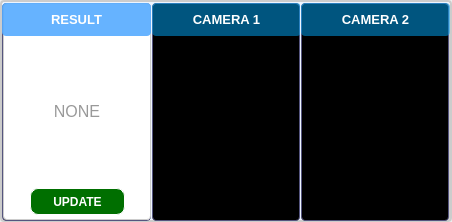
<?xml version="1.0" encoding="UTF-8"?>
<ui version="4.0">
 <class>MainWindow</class>
 <widget class="QMainWindow" name="MainWindow">
  <property name="geometry">
   <rect>
    <x>0</x>
    <y>0</y>
    <width>452</width>
    <height>222</height>
   </rect>
  </property>
  <property name="minimumSize">
   <size>
    <width>452</width>
    <height>222</height>
   </size>
  </property>
  <property name="maximumSize">
   <size>
    <width>452</width>
    <height>222</height>
   </size>
  </property>
  <property name="sizeIncrement">
   <size>
    <width>452</width>
    <height>222</height>
   </size>
  </property>
  <property name="baseSize">
   <size>
    <width>452</width>
    <height>222</height>
   </size>
  </property>
  <property name="windowTitle">
   <string>Scanner L&amp;R_H501</string>
  </property>
  <widget class="QWidget" name="centralwidget">
   <widget class="QGroupBox" name="ContentWrapper">
    <property name="geometry">
     <rect>
      <x>0</x>
      <y>0</y>
      <width>452</width>
      <height>222</height>
     </rect>
    </property>
    <property name="sizePolicy">
     <sizepolicy hsizetype="Preferred" vsizetype="Preferred">
      <horstretch>0</horstretch>
      <verstretch>0</verstretch>
     </sizepolicy>
    </property>
    <property name="minimumSize">
     <size>
      <width>452</width>
      <height>222</height>
     </size>
    </property>
    <property name="maximumSize">
     <size>
      <width>452</width>
      <height>222</height>
     </size>
    </property>
    <property name="sizeIncrement">
     <size>
      <width>452</width>
      <height>240</height>
     </size>
    </property>
    <property name="baseSize">
     <size>
      <width>480</width>
      <height>240</height>
     </size>
    </property>
    <property name="font">
     <font>
      <family>Segoe UI</family>
      <pointsize>12</pointsize>
     </font>
    </property>
    <property name="styleSheet">
     <string notr="true">border: 2px solid #ccc; border-radius: 4px; background-color:rgb(237, 245, 255)</string>
    </property>
    <property name="title">
     <string/>
    </property>
    <widget class="QGroupBox" name="CameraSpan2">
     <property name="geometry">
      <rect>
       <x>301</x>
       <y>3</y>
       <width>149</width>
       <height>218</height>
      </rect>
     </property>
     <property name="styleSheet">
      <string notr="true">background-color: #000</string>
     </property>
     <property name="title">
      <string/>
     </property>
     <widget class="QLabel" name="CameraLabel2">
      <property name="geometry">
       <rect>
        <x>0</x>
        <y>0</y>
        <width>149</width>
        <height>33</height>
       </rect>
      </property>
      <property name="font">
       <font>
        <family>Segoe UI</family>
        <pointsize>10</pointsize>
        <weight>75</weight>
        <italic>false</italic>
        <bold>true</bold>
       </font>
      </property>
      <property name="styleSheet">
       <string notr="true">
font: 10pt &quot;Segoe UI&quot;; border: none; color: #fff; background: none; font-weight:bold; background-color:rgba(0, 170, 255,0.5)</string>
      </property>
      <property name="text">
       <string>CAMERA 2</string>
      </property>
      <property name="alignment">
       <set>Qt::AlignCenter</set>
      </property>
     </widget>
     <widget class="QLabel" name="CameraFrame2">
      <property name="geometry">
       <rect>
        <x>0</x>
        <y>0</y>
        <width>148</width>
        <height>218</height>
       </rect>
      </property>
      <property name="styleSheet">
       <string notr="true">border: 1px solid rgb(85, 85, 127);</string>
      </property>
      <property name="text">
       <string/>
      </property>
     </widget>
     <zorder>CameraFrame2</zorder>
     <zorder>CameraLabel2</zorder>
    </widget>
    <widget class="QGroupBox" name="CameraSpan1">
     <property name="geometry">
      <rect>
       <x>152</x>
       <y>3</y>
       <width>148</width>
       <height>218</height>
      </rect>
     </property>
     <property name="styleSheet">
      <string notr="true">background-color: #000;</string>
     </property>
     <property name="title">
      <string/>
     </property>
     <widget class="QLabel" name="CameraLabel1">
      <property name="geometry">
       <rect>
        <x>0</x>
        <y>0</y>
        <width>149</width>
        <height>33</height>
       </rect>
      </property>
      <property name="font">
       <font>
        <family>Segoe UI</family>
        <pointsize>10</pointsize>
        <weight>75</weight>
        <italic>false</italic>
        <bold>true</bold>
       </font>
      </property>
      <property name="styleSheet">
       <string notr="true">
font: 10pt &quot;Segoe UI&quot;; border: none; color: #fff; background: none; font-weight:bold; background-color:rgba(0, 170, 255,0.5)</string>
      </property>
      <property name="text">
       <string>CAMERA 1</string>
      </property>
      <property name="alignment">
       <set>Qt::AlignCenter</set>
      </property>
     </widget>
     <widget class="QLabel" name="CameraFrame1">
      <property name="geometry">
       <rect>
        <x>0</x>
        <y>0</y>
        <width>148</width>
        <height>218</height>
       </rect>
      </property>
      <property name="styleSheet">
       <string notr="true">border: 1px solid rgb(85, 85, 127);</string>
      </property>
      <property name="text">
       <string/>
      </property>
     </widget>
     <zorder>CameraFrame1</zorder>
     <zorder>CameraLabel1</zorder>
    </widget>
    <widget class="QGroupBox" name="ResultSpan">
     <property name="geometry">
      <rect>
       <x>2</x>
       <y>3</y>
       <width>149</width>
       <height>218</height>
      </rect>
     </property>
     <property name="styleSheet">
      <string notr="true">background-color:qlineargradient(spread:pad, x1:0, y1:0.0738636, x2:1, y2:0, stop:0 rgba(128, 128, 128, 255), stop:1 rgba(255, 255, 255, 255)); border: 1px solid rgb(85, 85, 127);</string>
     </property>
     <property name="title">
      <string/>
     </property>
     <widget class="QLabel" name="ResultContent">
      <property name="geometry">
       <rect>
        <x>1</x>
        <y>0</y>
        <width>148</width>
        <height>217</height>
       </rect>
      </property>
      <property name="styleSheet">
       <string notr="true">font-size: 16px;
font: 16pt &quot;Segoe UI&quot;; border: 1px solid #ccc; color: #999; background-color: #fff;</string>
      </property>
      <property name="text">
       <string>NONE</string>
      </property>
      <property name="alignment">
       <set>Qt::AlignCenter</set>
      </property>
     </widget>
     <widget class="QPushButton" name="UpdateButton">
      <property name="geometry">
       <rect>
        <x>28</x>
        <y>185</y>
        <width>95</width>
        <height>27</height>
       </rect>
      </property>
      <property name="sizePolicy">
       <sizepolicy hsizetype="Preferred" vsizetype="Preferred">
        <horstretch>0</horstretch>
        <verstretch>0</verstretch>
       </sizepolicy>
      </property>
      <property name="font">
       <font>
        <family>Segoe UI</family>
        <pointsize>9</pointsize>
        <weight>75</weight>
        <bold>true</bold>
       </font>
      </property>
      <property name="cursor">
       <cursorShape>PointingHandCursor</cursorShape>
      </property>
      <property name="styleSheet">
       <string notr="true">background-color:rgb(0, 111, 0); color: #fff; border: 1px solid #fff; border-radius: 8px; </string>
      </property>
      <property name="text">
       <string>UPDATE</string>
      </property>
     </widget>
     <widget class="QLabel" name="ResultLabel">
      <property name="geometry">
       <rect>
        <x>0</x>
        <y>0</y>
        <width>149</width>
        <height>33</height>
       </rect>
      </property>
      <property name="font">
       <font>
        <family>Segoe UI</family>
        <pointsize>10</pointsize>
        <weight>75</weight>
        <italic>false</italic>
        <bold>true</bold>
       </font>
      </property>
      <property name="styleSheet">
       <string notr="true">
font: 10pt &quot;Segoe UI&quot;; border: none; color: #fff; background: none; font-weight:bold; background-color: rgba(85, 170, 255,0.9)</string>
      </property>
      <property name="text">
       <string>RESULT</string>
      </property>
      <property name="alignment">
       <set>Qt::AlignCenter</set>
      </property>
     </widget>
    </widget>
   </widget>
  </widget>
 </widget>
 <resources/>
 <connections/>
</ui>
